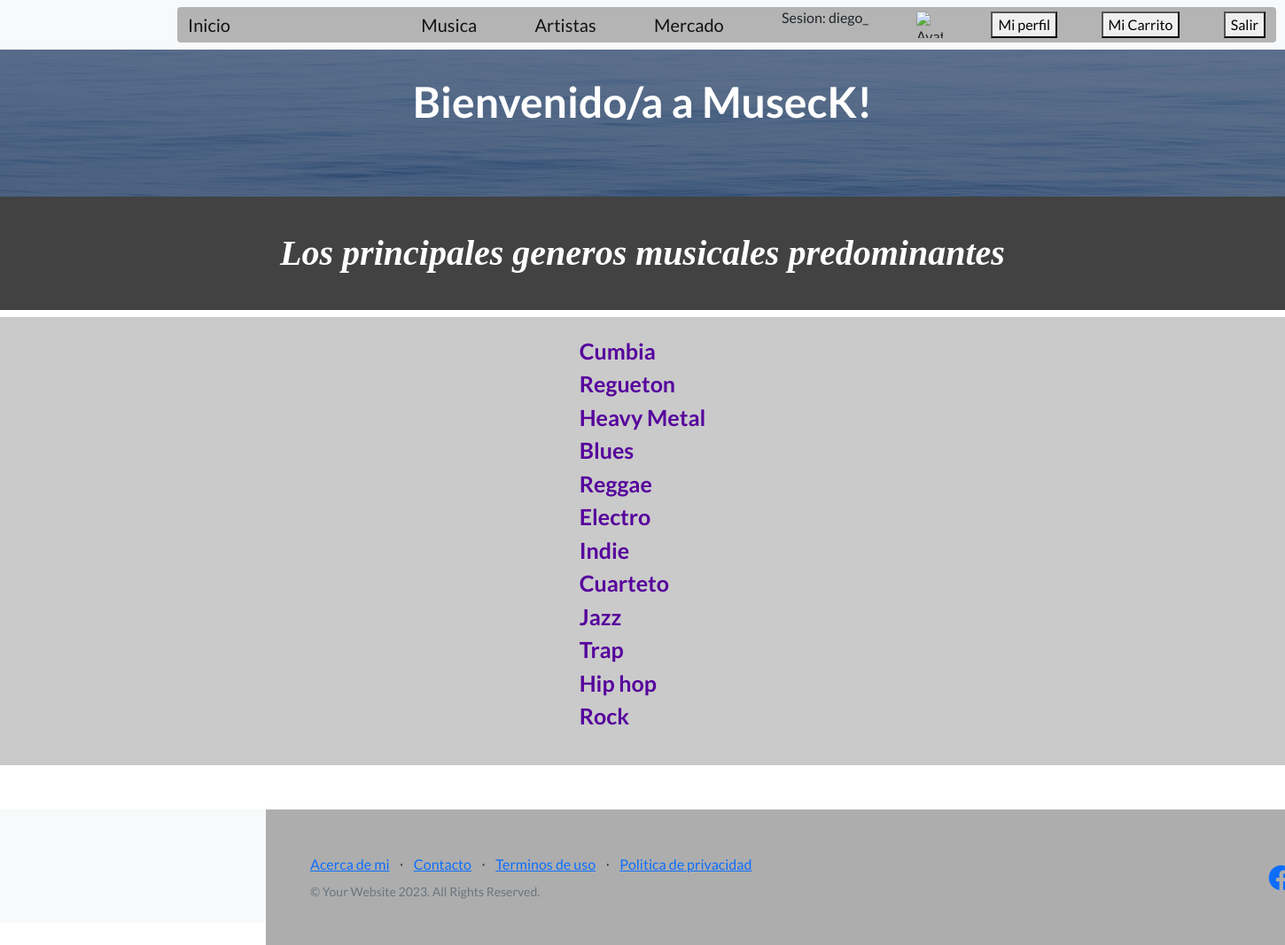
The app's page /app-include/lista-generos/ (signed in), older data.
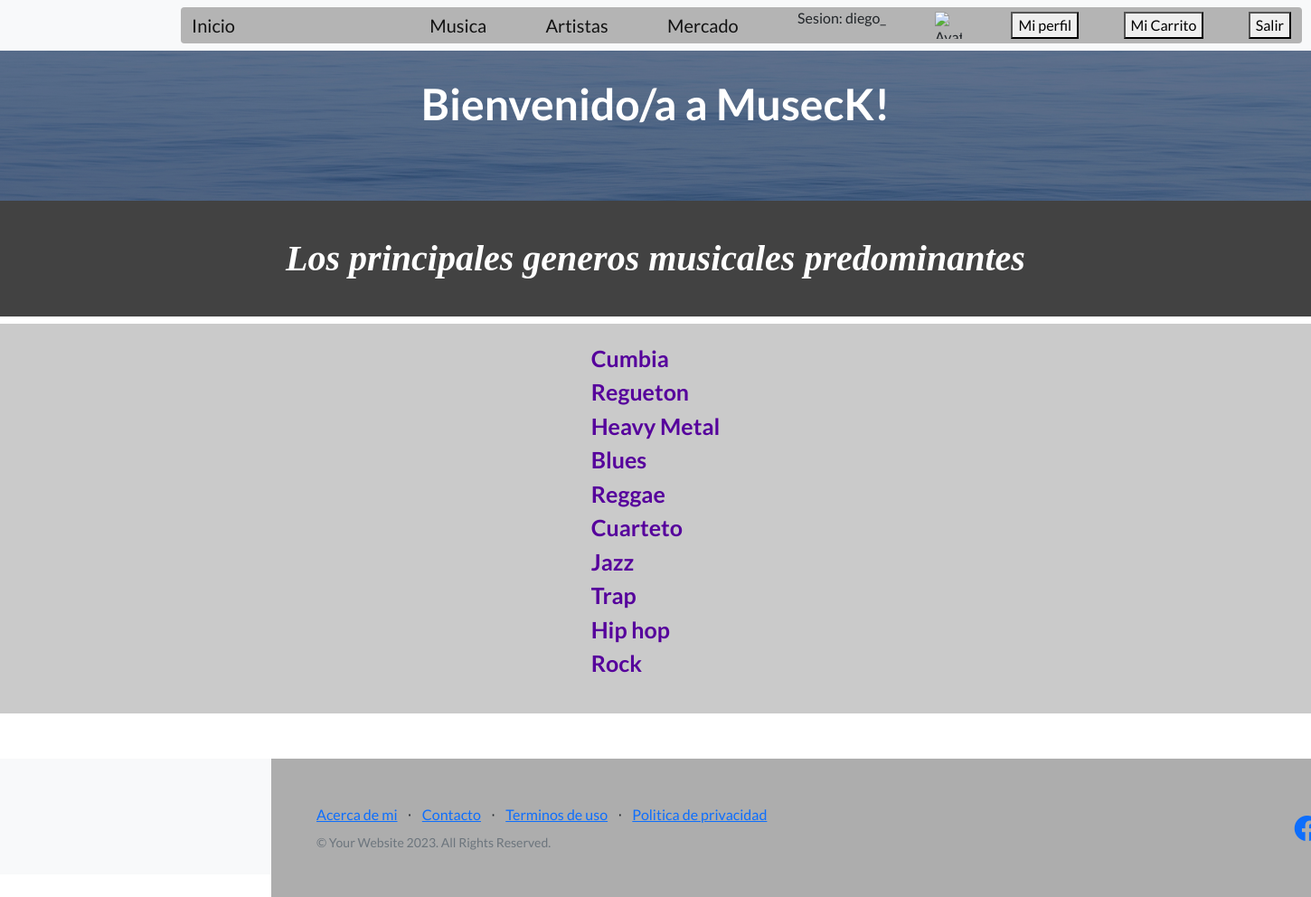
The same page, newer data.
### AppPrueba/models.py (models this page shows)
class Genero (models.Model):
    name = models.CharField(max_length=30)
    def __str__(self):
        return f"{self.name}"

### AppPrueba/views.py (the view)
# urls.py: path("lista-generos/", ListaGenero.as_view(), name = "ListaGeneros"),
class ListaGenero(ListView):
    model = Genero
    template_name = "list-genero.html"
    context_object_name = "generos"

### AppPrueba/context_processors.py (called while the page is built)
def avatar(request):
    if request.user.is_authenticated:
        try:
            avatar = Avatar.objects.get(user=request.user)
        except Avatar.DoesNotExist:
            avatar = None
    else:
        avatar = None
    return {'avatar': avatar}

### AppPrueba/templates/list-genero.html
{% extends "padre.html" %}
{% block contenido_variable %}
    <h1 id="mi-h1">
        Los principales generos musicales predominantes
    </h1>
    <div id="contenedor-general">
        <ul class="detalle-publicacion">
            {% for genero in generos %}
            <li>
                <a id="generos-links" href="{% url 'DetalleGeneros' genero.id %}">
                    {{genero}}
                </a>
            </li>
            {% endfor %}
        </ul>
    </div>
{% endblock contenido_variable %}

Row changes from the older to the newer data that the page shows:
removed Genero: name "Electro"
removed Genero: name "Indie"
